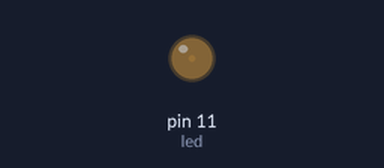
A sketch run on a simulated Arduino Uno, built with avr-gcc and run on an emulated ATmega328P. On the bench: output pins drawn as LEDs (lit = HIGH).

Above: at 0.05 s.
At 0.95 s:
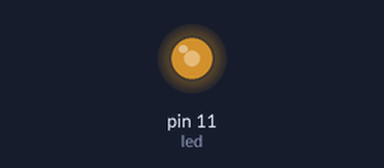
At 1.4 s:
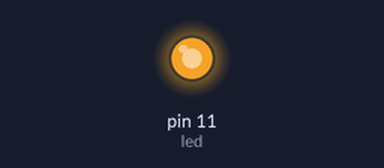
At 2.75 s:
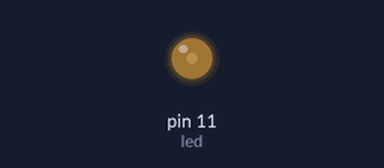
Timing chart, 0 to 5.3 s (numbered marks = the images above):
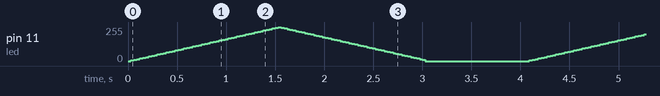

The sketch:

sketch_oct21a.ino
```cpp
int led=11;
int brightness=0;
int fadeAmount=5;
void setup() {
  // put your setup code here, to run once:
pinMode(led,OUTPUT);
}

void loop() {
  // put your main code here, to run repeatedly:
  analogWrite(led,brightness);
  brightness=brightness+fadeAmount;
  if(brightness<=0||brightness>=255)
  {
    if(brightness<=0)
    {
      analogWrite(led,0);
      delay(1000);
    }
    fadeAmount=-fadeAmount;
  }
  delay(30);
}
```
